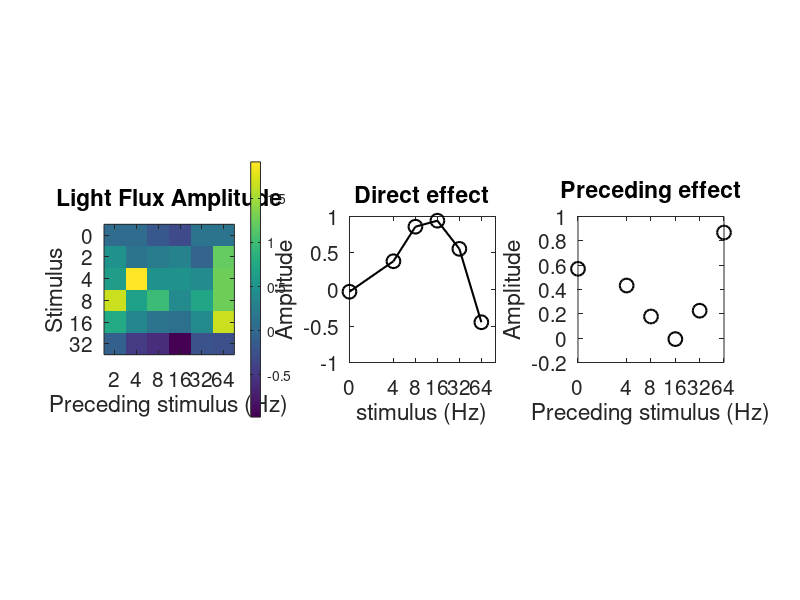

The MATLAB source for this figure: (Note: this script raises an error after producing the figure.)
%%

addpath('storedData/');

subj_name = 'gka1';
% NOTE THAT THE COUNTERBALANCING ISN'T PERFECT--MANUALLY CORRECTED IN CODE
% FOR RUN A: 2 PRECEDED BY 0 APPEARS 2 TIMES, 0 PRECEDED BY 0 APPEARS 2
%            TIMES
% FOR RUN B: 0 PRECEDED BY 0 APPEARS 3 TIMES

% load parameters and fits
if strcmp(subj_name,'asb1')
    carryOver = load('asb1CarryOver');
    carryOver = carryOver.carryOver;
    unlockedParamFits = load('asb1UnlockedParamFits');
    unlockedParamFits = unlockedParamFits.unlockedParamFits;
elseif strcmp(subj_name,'gka1')
    carryOver = load('gka1CarryOver');
    carryOver = carryOver.carryOver;
    unlockedParamFits = load('gka1UnlockedParamFits');
    unlockedParamFits = unlockedParamFits.unlockedParamFits;
else
   error('specify valid subject name: asb1 or gka1'); 
end

% loop over runs
for i = 1:size(carryOver.storeAll,1)
    stimForRun = carryOver.stimValuesForRunStore(i,:);
    % get unique stimulus values
    uniqueTempFreq = unique(stimForRun);
    % initialize carry over matrices
    carryOverMatSubAmpl = 0./zeros([length(uniqueTempFreq) length(uniqueTempFreq)]);
    carryOverMatSubtau2 = 0./zeros([length(uniqueTempFreq) length(uniqueTempFreq)]);
    counterMatrixSub = zeros([length(uniqueTempFreq) length(uniqueTempFreq)]);
    % loop over temp freqs in each run
    for j = 2:length(stimForRun)
        % get the amplitude and tau values
        ampl = carryOver.storeAll(i,j,1);
        tau2 = carryOver.storeAll(i,j,2);
        whereToPut1 = stimForRun(j)  ==uniqueTempFreq;
        whereToPut2 = stimForRun(j-1)==uniqueTempFreq;
        if isnan(carryOverMatSubAmpl(whereToPut1,whereToPut2))
            % place them appropriately in the carry over matrix for ampllitude
            carryOverMatSubAmpl(whereToPut1,whereToPut2) = ampl;
            % do the same for tau2
            carryOverMatSubtau2(whereToPut1,whereToPut2) = tau2;
        else
            % place them appropriately in the carry over matrix for amplitude
            carryOverMatSubAmpl(whereToPut1,whereToPut2) = ...
            carryOverMatSubAmpl(whereToPut1,whereToPut2)+ampl;
            % do the same for tau2
            carryOverMatSubtau2(whereToPut1,whereToPut2) = ...
            carryOverMatSubtau2(whereToPut1,whereToPut2)+tau2;
        end
        counterMatrixSub(whereToPut1,whereToPut2) = ...
        counterMatrixSub(whereToPut1,whereToPut2)+1;
    end
   
   % manually account for overlapping combinations
   if carryOver.runOrder(i)=='A'
       
       carryOverMatSubAmpl(1,1) = carryOverMatSubAmpl(1,1)./2;
       carryOverMatSubAmpl(2,1) = carryOverMatSubAmpl(2,1)./2;
       
       carryOverMatSubtau2(1,1) = carryOverMatSubtau2(1,1)./2;
       carryOverMatSubtau2(2,1) = carryOverMatSubtau2(2,1)./2;
       
   elseif carryOver.runOrder(i)=='B'
       
       carryOverMatSubAmpl(1,1) = carryOverMatSubAmpl(1,1)./3;
       carryOverMatSubtau2(1,1) = carryOverMatSubtau2(1,1)./3;
       
   else
      dummy = [];
   end
   
   % add 'labels'
   carryOverMatSubAmpl = [uniqueTempFreq' carryOverMatSubAmpl];
   carryOverMatSubAmpl = [[0 uniqueTempFreq]; carryOverMatSubAmpl];
   % store for each run
   carryOverMatAmpl(i,:,:) = carryOverMatSubAmpl;
   
   % repeat for tau2
   carryOverMatSubtau2 = [uniqueTempFreq' carryOverMatSubtau2];
   carryOverMatSubtau2 = [[0 uniqueTempFreq]; carryOverMatSubtau2];
   % store for each run
   carryOverMattau2(i,:,:) = carryOverMatSubtau2;
   
   % matrix for keeping track of repeats
   counterMatrix(i,:,:) = counterMatrixSub;
   
end

lightModDir = {'Light Flux','L - M','S'};

for i = 1:length(lightModDir)
   % create empty matrix
   finalCarryOverMatAmplSub = zeros(size(carryOverMatSubAmpl));
   finalCarryOverMattau2Sub = zeros(size(carryOverMatSubtau2));
   % get all runs with a given modulation direction
   runIndices = find(carryOver.stimTypeCode==i);
   % grab their carry over matrices, sum them
   for j = 1:length(runIndices)
      % convert nan's to 0's
      curCarryOverAmpl = squeeze(carryOverMatAmpl(runIndices(j),:,:));
      curCarryOverTau2 = squeeze(carryOverMattau2(runIndices(j),:,:));
      curCarryOverAmpl(isnan(curCarryOverAmpl)) = 0;
      curCarryOverTau2(isnan(curCarryOverTau2)) = 0;
      % add
      finalCarryOverMatAmplSub = finalCarryOverMatAmplSub+curCarryOverAmpl; 
      finalCarryOverMattau2Sub = finalCarryOverMattau2Sub+curCarryOverTau2; 
   end
   % divide by half the number of runs at that modulation direction--two
   % run orders to get proper counterbalancing
   finalCarryOverMatAmplSub = finalCarryOverMatAmplSub./(length(runIndices)./2);
   finalCarryOverMattau2Sub = finalCarryOverMattau2Sub./(length(runIndices)./2);
   % divide the 'labels' by 6
   finalCarryOverMatAmplSub(1,:) = finalCarryOverMatAmplSub(1,:)./2;
   finalCarryOverMatAmplSub(:,1) = finalCarryOverMatAmplSub(:,1)./2;
   finalCarryOverMattau2Sub(1,:) = finalCarryOverMattau2Sub(1,:)./2;
   finalCarryOverMattau2Sub(:,1) = finalCarryOverMattau2Sub(:,1)./2;
   % manually average overlapping cells
   finalCarryOverMatAmplSub(2,2) = finalCarryOverMatAmplSub(2,2)./2;
   finalCarryOverMattau2Sub(2,2) = finalCarryOverMattau2Sub(2,2)./2;
   finalCarryOverMatAmplSub(2,6) = finalCarryOverMatAmplSub(2,6)./2;
   finalCarryOverMattau2Sub(2,6) = finalCarryOverMattau2Sub(2,6)./2;
   % assign
   finalCarryOverMatAmpl(i,:,:) = finalCarryOverMatAmplSub;
   finalCarryOverMattau2(i,:,:) = finalCarryOverMattau2Sub;
   
end
%%


figure; set(gcf,'Position',[391 470 1096 420]);

subplot(1,3,1);
imagesc(squeeze(finalCarryOverMatAmpl(1,2:size(finalCarryOverMatAmpl,2),2:size(finalCarryOverMatAmpl,3))))
title('Light Flux Amplitude'); set(gca,'xticklabel',(uniqueTempFreq)); set(gca,'xtick',(1:7));
set(gca,'yticklabel',([0 2 4 8 16 32 64])); xlabel('Preceding stimulus (Hz)');
ylabel('Stimulus'); set(gca,'FontSize',15); colorbar; axis square;

carryOverToPlot = squeeze(finalCarryOverMatAmpl(1,2:size(finalCarryOverMatAmpl,2),2:size(finalCarryOverMatAmpl,3)));

subplot(1,3,2);
uniqueTempFreq(1) = 1;
plot(uniqueTempFreq,mean(carryOverToPlot,2),'-ko','LineWidth',1.5,'MarkerSize',10); 
axis square; set(gca,'Xscale','log'); set(gca,'xtick',(uniqueTempFreq)); uniqueTempFreq(1) = 0;
set(gca,'xticklabel',(uniqueTempFreq)); set(gca,'FontSize',15); xlabel('stimulus (Hz)'); 
ylabel('Amplitude'); title('Direct effect'); 

subplot(1,3,3);
uniqueTempFreq(1) = 1;
plot(uniqueTempFreq,mean(carryOverToPlot,1),'ko','LineWidth',1.5,'MarkerSize',10); hold on
axis square; set(gca,'Xscale','log'); set(gca,'xtick',(uniqueTempFreq)); uniqueTempFreq(1) = 0;
set(gca,'xticklabel',(uniqueTempFreq));set(gca,'FontSize',15);
xlabel('Preceding stimulus (Hz)'); ylabel('Amplitude'); title('Preceding effect'); xlim([1 64]);

[m, c, fit]= fitCarryOverMarg(mean(carryOverToPlot,2),mean(carryOverToPlot,1));
uniqueTempFreq(1) = 1;
plot(uniqueTempFreq,fit,'--k','LineWidth',1.5,'MarkerSize',10);

xText = xlim; yText = ylim;
text(xText(2)./8,yText(2).*0.9,['scale = ' num2str(m)],'FontSize',15);

clear carryOverToPlot; clear m; clear c; clear fit;
%%
figure; set(gcf,'Position',[391 470 1096 420]);

subplot(1,3,1);
imagesc(squeeze(finalCarryOverMatAmpl(2,2:size(finalCarryOverMatAmpl,2),2:size(finalCarryOverMatAmpl,3))))
title('L - M Amplitude'); set(gca,'xticklabel',([0 2 4 8 16 32 64])); set(gca,'xtick',(1:7));
set(gca,'yticklabel',([0 2 4 8 16 32 64])); xlabel('Preceding stimulus (Hz)');
ylabel('Stimulus'); set(gca,'FontSize',15); colorbar; axis square;

carryOverToPlot = squeeze(finalCarryOverMatAmpl(2,2:size(finalCarryOverMatAmpl,2),2:size(finalCarryOverMatAmpl,3)));

subplot(1,3,2);
uniqueTempFreq(1) = 1;
plot(uniqueTempFreq,mean(carryOverToPlot,2),'-ko','LineWidth',1.5,'MarkerSize',10); 
axis square; set(gca,'Xscale','log'); set(gca,'xtick',(uniqueTempFreq)); uniqueTempFreq(1) = 0;
set(gca,'xticklabel',(uniqueTempFreq)); set(gca,'FontSize',15);
xlabel('stimulus (Hz)'); ylabel('Amplitude'); title('Direct effect'); 

subplot(1,3,3);
uniqueTempFreq(1) = 1;
plot(uniqueTempFreq,mean(carryOverToPlot,1),'ko','LineWidth',1.5,'MarkerSize',10); hold on
axis square; set(gca,'Xscale','log'); set(gca,'xtick',(uniqueTempFreq));  uniqueTempFreq(1) = 0;
set(gca,'xticklabel',(uniqueTempFreq)); set(gca,'FontSize',15); xlabel('Preceding stimulus (Hz)'); 
ylabel('Amplitude'); title('Preceding effect'); xlim([1 64]);

[m, c, fit]= fitCarryOverMarg(mean(carryOverToPlot,2),mean(carryOverToPlot,1));
uniqueTempFreq(1) = 1;
plot(uniqueTempFreq,fit,'--k','LineWidth',1.5,'MarkerSize',10);

xText = xlim; yText = ylim;
text(xText(2)./8,yText(2).*0.9,['scale = ' num2str(m)],'FontSize',15);

clear carryOverToPlot; clear m; clear c; clear fit;
%%
figure; set(gcf,'Position',[391 470 1096 420]);

subplot(1,3,1);
imagesc(squeeze(finalCarryOverMatAmpl(3,2:size(finalCarryOverMatAmpl,2),2:size(finalCarryOverMatAmpl,3))))
title('S Amplitude'); set(gca,'xticklabel',([0 2 4 8 16 32 64])); set(gca,'xtick',(1:7));
set(gca,'yticklabel',([0 2 4 8 16 32 64])); xlabel('Preceding stimulus (Hz)');
ylabel('Stimulus'); set(gca,'FontSize',15); colorbar; axis square;

carryOverToPlot = squeeze(finalCarryOverMatAmpl(3,2:size(finalCarryOverMatAmpl,2),2:size(finalCarryOverMatAmpl,3)));

subplot(1,3,2);
uniqueTempFreq(1) = 1;
plot(uniqueTempFreq,mean(carryOverToPlot,2),'-ko','LineWidth',1.5,'MarkerSize',10); 
axis square; set(gca,'Xscale','log'); set(gca,'xtick',(uniqueTempFreq)); uniqueTempFreq(1) = 0;
set(gca,'xticklabel',(uniqueTempFreq)); set(gca,'FontSize',15);
xlabel('stimulus (Hz)'); ylabel('Amplitude'); title('Direct effect'); 

subplot(1,3,3);
uniqueTempFreq(1) = 1;
plot(uniqueTempFreq,mean(carryOverToPlot,1),'ko','LineWidth',1.5,'MarkerSize',10); hold on
axis square; set(gca,'Xscale','log'); set(gca,'xtick',(uniqueTempFreq)); uniqueTempFreq(1) = 0;
set(gca,'xticklabel',(uniqueTempFreq)); set(gca,'FontSize',15);
xlabel('Preceding stimulus (Hz)'); ylabel('Amplitude'); title('Preceding effect'); xlim([1 64]);

[m, c, fit]= fitCarryOverMarg(mean(carryOverToPlot,2),mean(carryOverToPlot,1));
uniqueTempFreq(1) = 1;
plot(uniqueTempFreq,fit,'--k','LineWidth',1.5,'MarkerSize',10);

xText = xlim; yText = ylim;
text(xText(2)./8,yText(2).*0.9,['scale = ' num2str(m)],'FontSize',15);

clear carryOverToPlot; clear m; clear c; clear fit;


%%
% figure; imagesc(squeeze(finalCarryOverMattau2(1,2:size(finalCarryOverMattau2,2),2:size(finalCarryOverMattau2,3))))
% title('Light Flux tau2'); set(gca,'xticklabel',([0 2 4 8 16 32 64]));
% set(gca,'yticklabel',([0 2 4 8 16 32 64])); xlabel('Preceding stimulus (Hz)');
% ylabel('Stimulus'); set(gca,'FontSize',15); colorbar;
% 
% figure; imagesc(squeeze(finalCarryOverMattau2(2,2:size(finalCarryOverMattau2,2),2:size(finalCarryOverMattau2,3))))
% title('L - M tau2'); set(gca,'xticklabel',([0 2 4 8 16 32 64]));
% set(gca,'yticklabel',([0 2 4 8 16 32 64])); xlabel('Preceding stimulus (Hz)');
% ylabel('Stimulus'); set(gca,'FontSize',15); colorbar;
% 
% figure; imagesc(squeeze(finalCarryOverMattau2(3,2:size(finalCarryOverMattau2,2),2:size(finalCarryOverMattau2,3))))
% title('S tau2'); set(gca,'xticklabel',([0 2 4 8 16 32 64]));
% set(gca,'yticklabel',([0 2 4 8 16 32 64])); xlabel('Preceding stimulus (Hz)');
% ylabel('Stimulus'); set(gca,'FontSize',15); colorbar;
